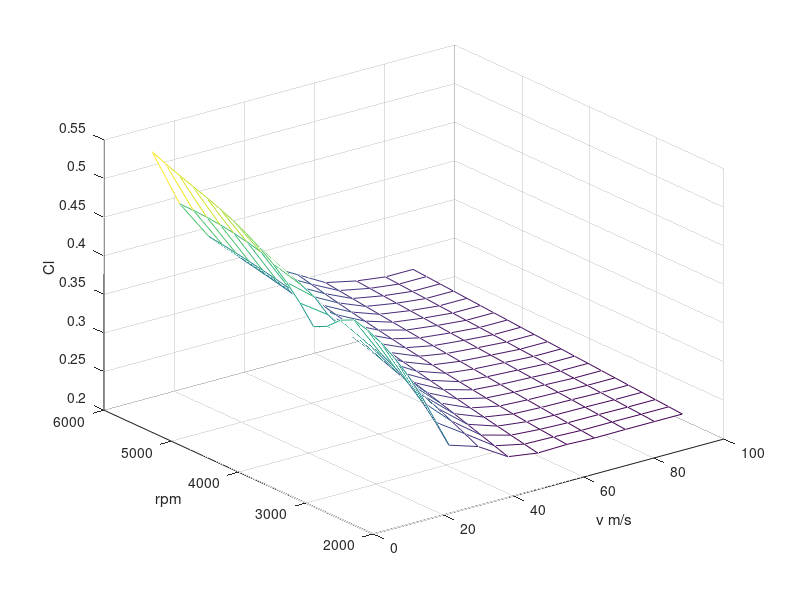

This chart was generated by the following MATLAB code:
%dragdata smooth
x = [13.7 21.6 29.9 38.4 46.9 55.2 63.1 71.9 80.2 88.1];
y = (2000:200:6000);
CD(1,1) = 0.3624; CD(1,2) = 0.2885; CD(1,3) = 0.2765; CD(1,4) = 0.2529; CD(1,5)  = 0.2472;
CD(1,6) = 0.2481; CD(1,7) = 0.2467; CD(1,8) = 0.2470; CD(1,9) = 0.2470; CD(1,10) = 0.247;
CD(2,1) = 0.3806; CD(2,2) = 0.3102; CD(2,3) = 0.2853; CD(2,4) = 0.259; CD(2,5)   = 0.2507;
CD(2,6) = 0.2498; CD(2,7) = 0.2485; CD(2,8) = 0.2486; CD(2,9) = 0.2484; CD(2,10) = 0.2484;
CD(3,1) = 0.3954; CD(3,2) = 0.3288; CD(3,3) = 0.2937; CD(3,4) = 0.2649; CD(3,5)  = 0.2543;
CD(3,6) = 0.2516; CD(3,7) = 0.2504; CD(3,8) = 0.2502; CD(3,9) = 0.2497; CD(3,10) = 0.2497;
CD(4,1) = 0.4070; CD(4,2) = 0.3443; CD(4,3) = 0.3018; CD(4,4) = 0.2708; CD(4,5)  = 0.2580;
CD(4,6) = 0.2535; CD(4,7) = 0.2522; CD(4,8) = 0.2518; CD(4,9) = 0.2511; CD(4,10) = 0.2511;
CD(5,1) = 0.4153; CD(5,2) = 0.3566; CD(5,3) = 0.3095; CD(5,4) = 0.2765; CD(5,5)  = 0.2617;
CD(5,6) = 0.2556; CD(5,7) = 0.2541; CD(5,8) = 0.2534; CD(5,9) = 0.2524; CD(5,10) = 0.2524;
CD(6,1) = 0.4203; CD(6,2) = 0.3658; CD(6,3) = 0.3169; CD(6,4) = 0.2822; CD(6,5)  = 0.2655;
CD(6,6) = 0.2578; CD(6,7) = 0.2560; CD(6,8) = 0.2550; CD(6,9) = 0.2538; CD(6,10) = 0.2538;
CD(7,1) = 0.4120; CD(7,2) = 0.3719; CD(7,3) = 0.3240; CD(7,4) = 0.2876; CD(7,5)  = 0.2693;
CD(7,6) = 0.2602; CD(7,7) = 0.2579; CD(7,8) = 0.2566; CD(7,9) = 0.2551; CD(7,10) = 0.2551;
CD(8,1) = 0.3960; CD(8,2) = 0.3749; CD(8,3) = 0.3308; CD(8,4) = 0.2930; CD(8,5)  = 0.2732;
CD(8,6) = 0.2627; CD(8,7) = 0.2599; CD(8,8) = 0.2582; CD(8,9) = 0.2565; CD(8,10) = 0.2565;
CD(9,1) = 0.3876; CD(9,2) = 0.3766; CD(9,3) = 0.3372; CD(9,4) = 0.2983; CD(9,5)  = 0.2772;
CD(9,6) = 0.2653; CD(9,7) = 0.2619; CD(9,8) = 0.2598; CD(9,9) = 0.2578; CD(9,10) = 0.2578;
CD(10,1) = 0.4100; CD(10,2) = 0.3854; CD(10,3) = 0.3433; CD(10,4) = 0.3034; CD(10,5)  = 0.2811;
CD(10,6) = 0.2681; CD(10,7) = 0.2639; CD(10,8) = 0.2614; CD(10,9) = 0.2592; CD(10,10) = 0.2592;
CD(11,1) = 0.4288; CD(11,2) = 0.4003; CD(11,3) = 0.3490; CD(11,4) = 0.3084; CD(11,5)  = 0.2852;
CD(11,6) = 0.2710; CD(11,7) = 0.2659; CD(11,8) = 0.2630; CD(11,9) = 0.2605; CD(11,10) = 0.2605;
CD(12,1) = 0.4445; CD(12,2) = 0.4082; CD(12,3) = 0.3544; CD(12,4) = 0.3133; CD(12,5)  = 0.2893;
CD(12,6) = 0.2741; CD(12,7) = 0.2680; CD(12,8) = 0.2646; CD(12,9) = 0.2619; CD(12,10) = 0.2619;
CD(13,1) = 0.4575; CD(13,2) = 0.4153; CD(13,3) = 0.3595; CD(13,4) = 0.318; CD(13,5)   = 0.2934;
CD(13,6) = 0.2772; CD(13,7) = 0.2701; CD(13,8) = 0.2662; CD(13,9) = 0.2632; CD(13,10) = 0.2632;
CD(14,1) = 0.4682; CD(14,2) = 0.4215; CD(14,3) = 0.3643; CD(14,4) = 0.3227; CD(14,5)  = 0.2976;
CD(14,6) = 0.2806; CD(14,7) = 0.2722; CD(14,8) = 0.2678; CD(14,9) = 0.2646; CD(14,10) = 0.2646;
CD(15,1) = 0.4772; CD(15,2) = 0.4269; CD(15,3) = 0.3687; CD(15,4)  = 0.3272; CD(15,5) = 0.3019;
CD(15,6) = 0.2840; CD(15,7) = 0.2743; CD(15,8) = 0.2694; CD(15,9) = 0.2659; CD(15,10) = 0.2659;
CD(16,1) = 0.4848; CD(16,2) = 0.4314; CD(16,3) = 0.3728; CD(16,4) = 0.3316; CD(16,5)  = 0.3062;
CD(16,6) = 0.2876; CD(16,7) = 0.2765; CD(16,8) = 0.2710; CD(16,9) = 0.2673; CD(16,10) = 0.2673;
CD(17,1) = 0.4914; CD(17,2) = 0.4350; CD(17,3) = 0.3765; CD(17,4) = 0.3358; CD(17,5)  = 0.3105;
CD(17,6) = 0.2913; CD(17,7) = 0.2787; CD(17,8) = 0.2726; CD(17,9) = 0.2686; CD(17,10) = 0.2686;
CD(18,1) = 0.4976; CD(18,2) = 0.4377; CD(18,3) = 0.3799; CD(18,4) = 0.340; CD(18,5)   = 0.3149;
CD(18,6) = 0.2952; CD(18,7) = 0.2809; CD(18,8) = 0.2742; CD(18,9) = 0.2700; CD(18,10) = 0.2700;
CD(19,1) = 0.5039; CD(19,2) = 0.4395; CD(19,3) = 0.3830; CD(19,4) = 0.3440; CD(19,5)  = 0.3194;
CD(19,6) = 0.2992; CD(19,7) = 0.2831; CD(19,8) = 0.2758; CD(19,9) = 0.2713; CD(19,10) = 0.2713;
CD(20,1) = 0.5105; CD(20,2) = 0.4405; CD(20,3) = 0.3858; CD(20,4) = 0.3479; CD(20,5)  = 0.3239;
CD(20,6) = 0.3034; CD(20,7) = 0.2854; CD(20,8) = 0.2774; CD(20,9) = 0.2727; CD(20,10) = 0.2727;
CD(21,1) = 0.5180; CD(21,2) = 0.4406; CD(21,3) = 0.3882; CD(21,4) = 0.3517; CD(21,5)  = 0.3285;
CD(21,6) = 0.3076; CD(21,7) = 0.2877; CD(21,8) = 0.2790; CD(21,9) = 0.2740; CD(21,10) = 0.2740;
mesh(x,y,CD);
xlabel('v m/s')
ylabel('rpm')
zlabel('Cl')
